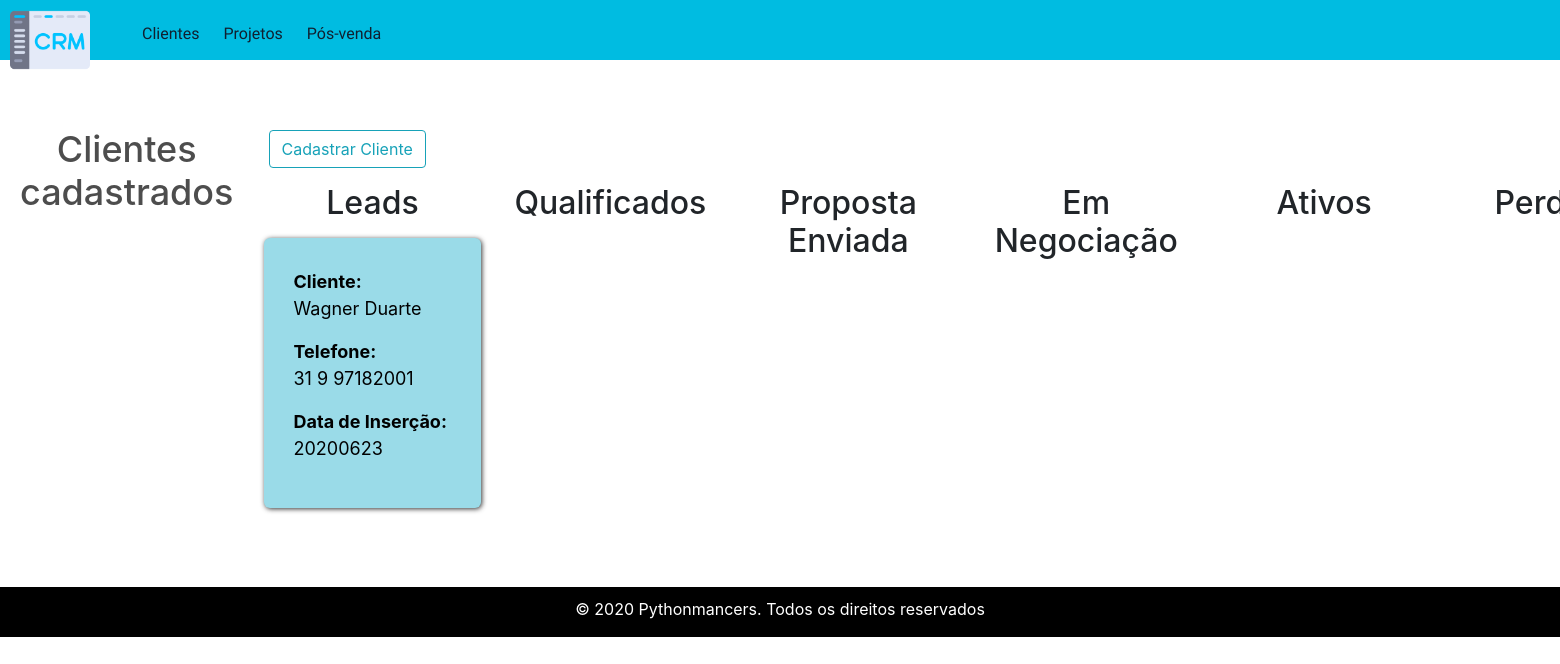
Page /clientes/ on the earlier database version.
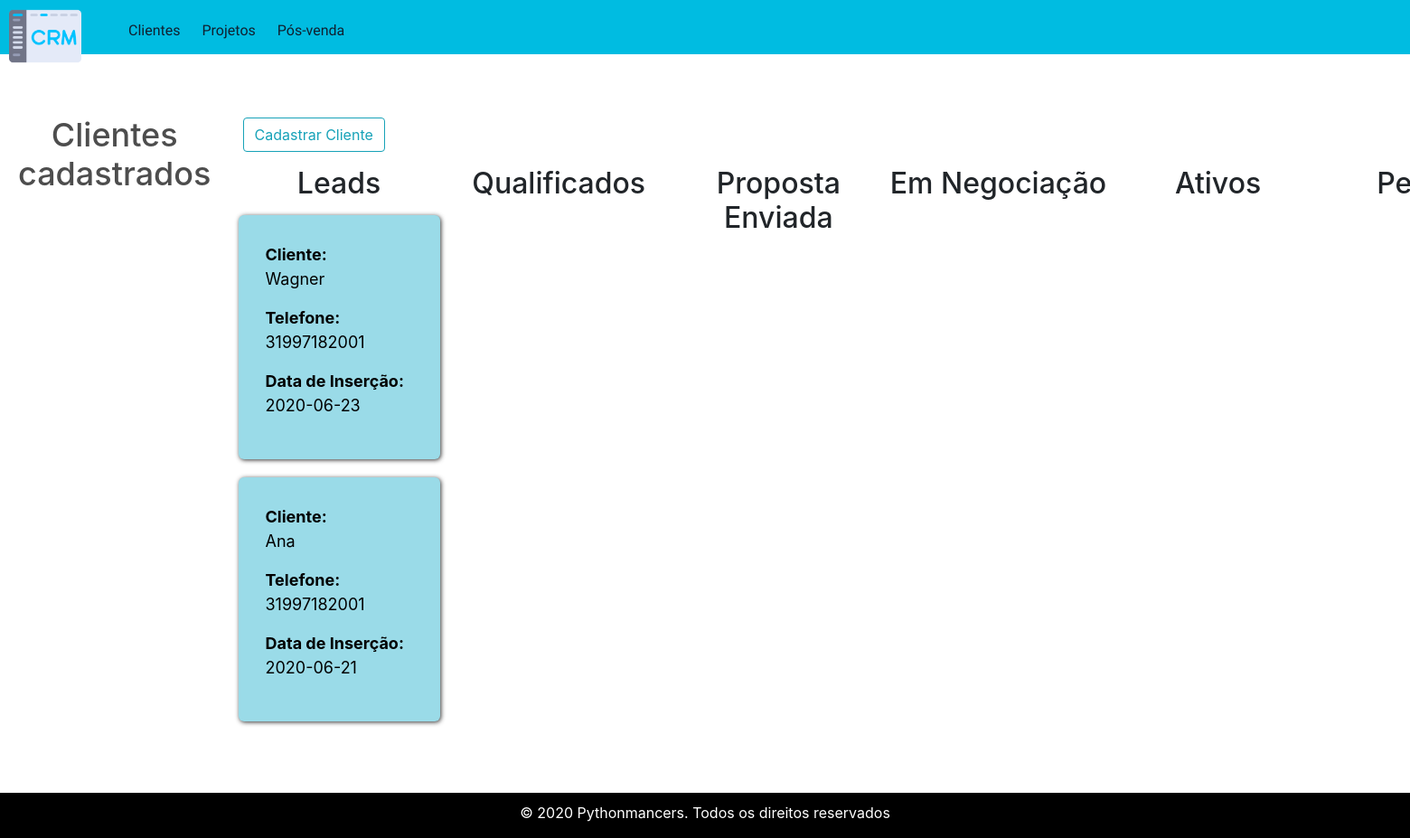
Same page on the later database version.
### crm/clientes/models.py (models this page shows, shortened)
class Cliente(db.Model):
    __tablename__ = "cliente"
    id = db.Column(db.Integer, primary_key = True)
    nome = db.Column(db.String(30))
    historico_status = db.Column(db.String(100))
    observacoes = db.Column(db.String)
    email = db.Column(db.String)
    telefone = db.Column(db.Integer)
    endereco = db.Column(db.String)
    status = db.Column(db.String)
    datainsercao = db.Column(db.String)
    prospeccao = db.Column(db.String)

### crm/clientes/view.py (the view, shortened to what this page needs)
@cliente.route("/", methods=['GET', 'POST'])
def index():
    clientes = Cliente.query.all()
    return render_template('clientes.html', clientes=clientes)

### crm/clientes/templates/clientes.html (shortened to what this page needs)
{% extends 'base.html' %}
{% block links %}
<link rel="stylesheet" href="{{url_for('static', filename='css/clientes.css')}}">
{% endblock links %}
{% block content %}
<h1>Clientes cadastrados</h1>
        <div id="clientes">
            <div class="container">
                <button id="cadastro" class="btn btn-outline-info">Cadastrar Cliente</button>
                <div class="row">
                    <div class="col col-3 p-0">
                        <p><h2 class="text-center">Leads</h2></p>
                        <nav id="lead">
                            <ul>
                                {% for c in clientes %}
                                {% if c.status == 'Lead' %}
                                <a href="{{url_for('cliente.especifico',_id=c.id)}}">
                                    <li>
                                        <strong>Cliente:</strong>
                                        <p>{{c.nome}}</p>
                                        <strong>Telefone:</strong>
                                        <p>{{c.telefone}}</p>
                                        <strong>Data de Inserção:</strong>
                                        <p>{{c.datainsercao}}</p>
                                    </li>
                                </a>
                                {% endif %}
                                {% endfor %}
                            </ul>
                        </nav>
                    </div>
                    <div class="col col-3 p-0">
                        <p><h2 class=" text-center">Qualificados</h2></p>
                    </div>
                    <div class="col col-3 p-0">
                        <p><h2 class=" text-center">Proposta Enviada</h2></p>
                    </div>
                    <div class="col col-3 p-0">
                        <p><h2 class=" text-center">Em Negociação</h2></p>
                    </div>
                    <div class="col col-3 p-0">
                        <p><h2 class=" text-center">Ativos</h2></p>
                    </div>
                    <div class="col col-3 p-0">
                        <p><h2 class=" text-center">Perdidos</h2></p>
                </div>
            </div>
        </div>
{% endblock content%}

### crm/templates/base.html (shortened to what this page needs)
<!DOCTYPE html>
<html lang="pt-br">
<head>
    <link rel="stylesheet" type="text/css" href="{{url_for('static', filename='css/indexx.css')}}" />
    <link rel="stylesheet" type="text/css" href="{{url_for('static', filename='css/bootstrap.css')}}">
    {% block links %}
    {% endblock links %}
</head>
<body>
    <header>
        <a href="#"><img id="logo" src="{{url_for('static', filename='imgs/logo.png')}}" alt="Logo"></a>
        <nav id="menu">
            <ul>
                <li><a href="#">Clientes</a></li>
                <li><a href="#">Projetos</a></li>
                <li><a href="#">Pós-venda</a></li>
            </ul>
        </nav>
    </header>
    <main class="marginBody wrapper">
        <div class="container justify-content-center">
            <div class="row">
                {% block content %}
                {% endblock content%}
            </div>
        </div>
    </main>
    <footer class="footer">
        <p> ­© 2020 Pythonmancers. Todos os direitos reservados </p>
    </footer>
</body>
</html>

### crm/static/css/indexx.css (style rules this page uses)
body { font-family: 'Oswald', Helvetica, sans-serif; background-color: #f1f1f5; height: 100%; margin: 0; }
.marginBody { margin-top: 100px; }
header { display: block; position: fixed; top: 0px; left: 0px; width: 100%; height: 60px; background-color: #00bce1; z-index: 2; }
#menu ul { position: fixed; display: flex; top: 0px; left: 100px; right: 0px; height: 60px; padding-left: 30px; margin: 0px; font-size: 16px; min-width: 260px; }
#menu ul li { display: inline; }
#menu li { margin-top: 10px; font-family: 'Roboto Condensed', sans-serif; }
#menu ul li a { padding: 12px; display: inline-block; background-color: #00bce1; color: #102030; text-decoration: none; }
#logo { width: 110px; height: 80px; padding-left: 10px; padding-right: 20px; }
main { margin-top: 76px; }
footer { width: 100%; margin-top: 60px; bottom: 0px; left: 0px; background-color: black; color: white; text-align: center; font-size: 16px; padding: 10px 0; }
.footer, .push { height: 50px; }
.wrapper { min-height: 100%; margin-bottom: -11.5px; }

### crm/static/css/clientes.css (style rules this page uses)
h1 { padding-top: 28px; font-size: 36px; text-align: center; color: #4d4d4d; }
a { text-decoration: none; }
a, a:link, a:visited { text-decoration: none; color:#000; }
div.container { margin: 20px; margin-top: 30px; }
div.row { flex-wrap: nowrap; }
#clientes ul { display: grid; grid-template-columns: auto; grid-template-rows: auto; gap: 20px; list-style: none; margin: 10px; padding-inline-start: 0px; }
#clientes ul li { font-size: 18px; background: #9adbe8; padding: 30px; border-radius: 6px; box-shadow: 1px 1px 5px #333; }

Differences in the rows shown:
changed Cliente: nome "Wagner Duarte" → "Wagner"; telefone "31 9 97182001" → "31997182001"; datainsercao "20200623" → "2020-06-23"
added Cliente: nome "Ana", telefone "31997182001", datainsercao "2020-06-21"
